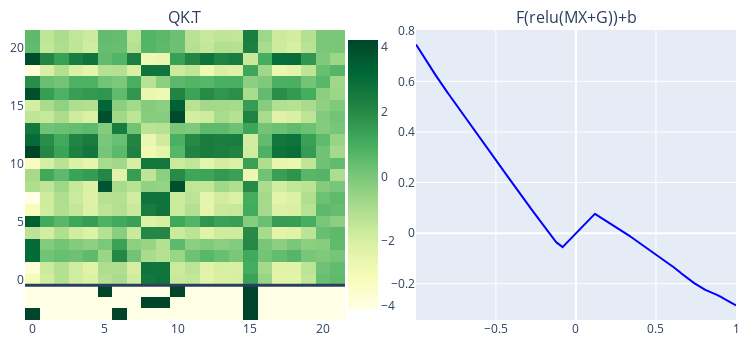
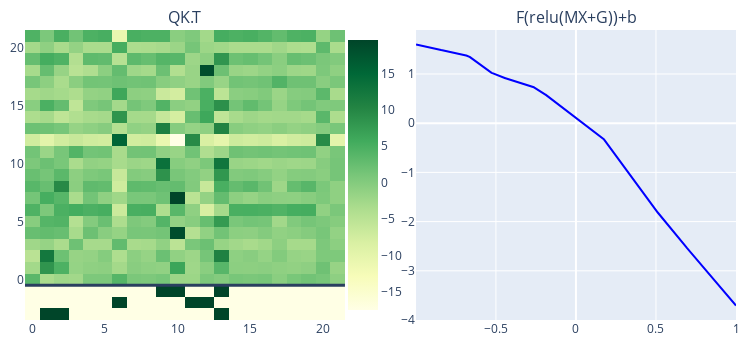
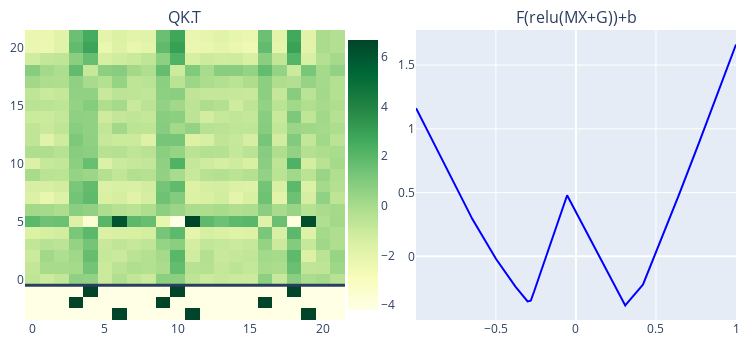
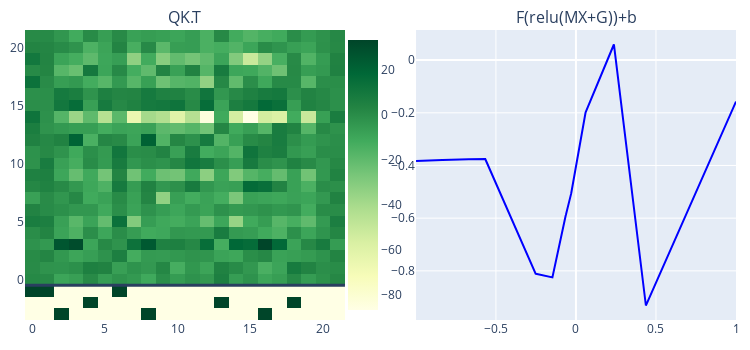

The notebook cell saved with these charts, in order:
### Code cell
import plotly.express as px
import plotly.subplots as sp
import plotly.graph_objects as go
import pandas as pd

# l = ["HYPERPARAM_TESTS_MECHINTERP2/degree-3/width-3/func-1/",
# "HYPERPARAM_TESTS_MECHINTERP2/degree-3/width-5/func-2/",
# "HYPERPARAM_TESTS_MECHINTERP2/degree-3/width-4/func-1/"]

folder = "MINTERP"


for root, dirs, files in os.walk(f"{folder}"):
    if not files: continue
    epochs = [x for x in files if "epoch-" in x]
    if not epochs: continue
    new_epochs = []
    for epoch in epochs:
        try:
            model.load_state_dict(torch.load(f"{root}/{epoch}", map_location=device))
            new_epochs.append(epoch)
        except Exception as e:
            print(e)
            continue

    epochs = new_epochs
    if not epochs: continue
    epochs.sort(key=lambda x: int(re.search(r"epoch-(\d+).pt$", x).group(1)))

    # Load coeffs and combs
    pattern = rf"{folder}/degree-(\d+)/width-(\d+)/func-(\d+)"
    comb_path = rf"{folder}/combs_func\3_deg\1_width\2.pt"
    coeff_path = rf"{folder}/coefs_func\3_deg\1_width\2.pt"

    combs_path = re.sub(pattern, comb_path, root)
    coeff_path = re.sub(pattern, coeff_path, root)

    combs = torch.load(combs_path, map_location=device)
    coeffs = torch.load(coeff_path, map_location=device)
    

    # Create string representation of the coefficients
    s = ""
    for (i, c) in enumerate(coeffs):
        s += f"{c:.3F}({combs[i].tolist()})+"

    # Take final epoch
    epochs = [epochs[-1]]

 
    with torch.no_grad():
        for (i, epoch) in enumerate(epochs):
            # Load model
            ckpt_point = f"{root}/{epoch}"
            print(s[:-1])

            print(ckpt_point)
            model.load_state_dict(torch.load(ckpt_point, map_location=device))
            model.eval()

            in_proj = model.transformer.attn.in_proj_weight.detach().T
            lin1 = model.transformer.linear[0].weight.detach()
            lin1b = model.transformer.linear[0].bias.detach()
            lin2 = model.transformer.linear[2].weight.detach()
            lin2b = model.transformer.linear[2].bias.detach()
            out_proj = model.output_proj.detach()
            embed_dim = dim + N 
            w_q, w_k, w_v = in_proj[:, :embed_dim], in_proj[:, embed_dim:2*embed_dim], in_proj[:, 2*embed_dim:].T
            w_qk = w_q @ w_k.T
            # Use the indices in combs to set the values in actual_combs to one
            actual_combs = torch.ones(combs.shape[0], N+2)*torch.min(w_qk)
            for j in range(combs.shape[0]):
                actual_combs[j, combs[j]] = torch.max(w_qk)



            # Vector containing all multiples of 1/D_f
            D_f = 1/1000
            inputs = torch.tensor([D_f * i - 1 for i in range(1, 2*int(1/D_f)+1)]).unsqueeze(1).to(device)
            print(inputs.shape)
            
            # Create inputs ranging several orders of magnitude
            # inputs = torch.exp(torch.tensor([(D_f * i - 2) for i in range(1, 4*int(1/D_f)+1)]).unsqueeze(1).to(device))-3


            outputs0 = model.transformer.linear[0](inputs)
            outputs1 = model.transformer.linear[1](outputs0)
            output1 = outputs1[outputs1.sum(dim=1) != 0]
            outputs2 = model.transformer.linear[2](outputs1)



            fig = sp.make_subplots(rows=len(epochs), cols=2, subplot_titles=("QK.T","F(relu(MX+G))+b"), shared_yaxes=False, horizontal_spacing=0.10)
            colorscale = "PiYG"
            color = px.colors.sequential.Cividis_r
            fig.add_trace(go.Heatmap(z=torch.concat((actual_combs, w_qk), axis=0), y=list(range(-actual_combs.shape[0], w_qk.shape[0])), coloraxis='coloraxis2', showscale=True), row=i+1, col=1)
            # fig.add_trace(go.Heatmap(z=outputs0, coloraxis='coloraxis2'), row=i+1, col=2)
            # fig.add_trace(go.Heatmap(z=outputs1, coloraxis='coloraxis3'), row=i+1, col=3)
            # Plot output2 as a line
            fig.add_trace(
                go.Scatter(x=inputs.squeeze().numpy(), y=outputs2.squeeze().tolist(), mode='lines', line=dict(color='blue')), 
                row=i+1, col=2
            )
            fig.add_hline(y=-0.5, row=i+1, col=1, line_width=3)

            # fig.add_trace(go.Heatmap(z=actual_combs, coloraxis='coloraxis1', showscale=False), row=i+1, col=1)
  
    fig.update_layout(
        coloraxis1=dict(colorscale="ylgn", showscale=False),
        coloraxis2=dict(colorscale="ylgn", colorbar=dict(x=0.44)),
        # coloraxis3=dict(colorscale="ylgn", colorbar=dict(x=0.73)),
        # coloraxis4=dict(colorscale="ylgn", colorbar=dict(x=1)),
        height=350, width=750,
        margin=dict(l=10, r=10, t=30, b=30)
    )

    fig.show()

### Figure 1 — Plotly figure (JSON) as saved in the notebook; plotly's stock layout.template omitted (floating-point values rounded to 4 significant figures; data arrays with more than 128 entries replaced by an {"elided": "..."} marker saying what was removed)
{"data": [{"coloraxis": "coloraxis2", "showscale": true, "type": "heatmap", "xaxis": "x", "y": [-3, -2, -1, 0, 1, 2, 3, 4, 5, 6, 7, 8, 9, 10, 11, 12, 13, 14, 15, 16, 17, 18, 19, 20, 21], "yaxis": "y", "z": {"elided": "25x22 float values"}}, {"line": {"color": "blue"}, "mode": "lines", "type": "scatter", "x": {"elided": "2000 float values"}, "xaxis": "x2", "y": {"elided": "2000 float values"}, "yaxis": "y2"}], "layout": {"annotations": [{"font": {"size": 16}, "showarrow": false, "text": "QK.T", "x": 0.225, "xanchor": "center", "xref": "paper", "y": 1, "yanchor": "bottom", "yref": "paper"}, {"font": {"size": 16}, "showarrow": false, "text": "F(relu(MX+G))+b", "x": 0.775, "xanchor": "center", "xref": "paper", "y": 1, "yanchor": "bottom", "yref": "paper"}], "coloraxis": {"colorscale": [[0, "rgb(255,255,229)"], [0.125, "rgb(247,252,185)"], [0.25, "rgb(217,240,163)"], [0.375, "rgb(173,221,142)"], [0.5, "rgb(120,198,121)"], [0.625, "rgb(65,171,93)"], [0.75, "rgb(35,132,67)"], [0.875, "rgb(0,104,55)"], [1, "rgb(0,69,41)"]], "showscale": false}, "coloraxis2": {"colorbar": {"x": 0.44}, "colorscale": [[0, "rgb(255,255,229)"], [0.125, "rgb(247,252,185)"], [0.25, "rgb(217,240,163)"], [0.375, "rgb(173,221,142)"], [0.5, "rgb(120,198,121)"], [0.625, "rgb(65,171,93)"], [0.75, "rgb(35,132,67)"], [0.875, "rgb(0,104,55)"], [1, "rgb(0,69,41)"]]}, "height": 350, "margin": {"b": 30, "l": 10, "r": 10, "t": 30}, "shapes": [{"line": {"width": 3}, "type": "line", "x0": 0, "x1": 1, "xref": "x domain", "y0": -0.5, "y1": -0.5, "yref": "y"}], "width": 750, "xaxis": {"anchor": "y", "domain": [0, 0.45]}, "xaxis2": {"anchor": "y2", "domain": [0.55, 1]}, "yaxis": {"anchor": "x", "domain": [0, 1]}, "yaxis2": {"anchor": "x2", "domain": [0, 1]}}}

### Figure 2 — Plotly figure (JSON) as saved in the notebook; plotly's stock layout.template omitted (floating-point values rounded to 4 significant figures; data arrays with more than 128 entries replaced by an {"elided": "..."} marker saying what was removed)
{"data": [{"coloraxis": "coloraxis2", "showscale": true, "type": "heatmap", "xaxis": "x", "y": [-3, -2, -1, 0, 1, 2, 3, 4, 5, 6, 7, 8, 9, 10, 11, 12, 13, 14, 15, 16, 17, 18, 19, 20, 21], "yaxis": "y", "z": {"elided": "25x22 float values"}}, {"line": {"color": "blue"}, "mode": "lines", "type": "scatter", "x": {"elided": "2000 float values"}, "xaxis": "x2", "y": {"elided": "2000 float values"}, "yaxis": "y2"}], "layout": {"annotations": [{"font": {"size": 16}, "showarrow": false, "text": "QK.T", "x": 0.225, "xanchor": "center", "xref": "paper", "y": 1, "yanchor": "bottom", "yref": "paper"}, {"font": {"size": 16}, "showarrow": false, "text": "F(relu(MX+G))+b", "x": 0.775, "xanchor": "center", "xref": "paper", "y": 1, "yanchor": "bottom", "yref": "paper"}], "coloraxis": {"colorscale": [[0, "rgb(255,255,229)"], [0.125, "rgb(247,252,185)"], [0.25, "rgb(217,240,163)"], [0.375, "rgb(173,221,142)"], [0.5, "rgb(120,198,121)"], [0.625, "rgb(65,171,93)"], [0.75, "rgb(35,132,67)"], [0.875, "rgb(0,104,55)"], [1, "rgb(0,69,41)"]], "showscale": false}, "coloraxis2": {"colorbar": {"x": 0.44}, "colorscale": [[0, "rgb(255,255,229)"], [0.125, "rgb(247,252,185)"], [0.25, "rgb(217,240,163)"], [0.375, "rgb(173,221,142)"], [0.5, "rgb(120,198,121)"], [0.625, "rgb(65,171,93)"], [0.75, "rgb(35,132,67)"], [0.875, "rgb(0,104,55)"], [1, "rgb(0,69,41)"]]}, "height": 350, "margin": {"b": 30, "l": 10, "r": 10, "t": 30}, "shapes": [{"line": {"width": 3}, "type": "line", "x0": 0, "x1": 1, "xref": "x domain", "y0": -0.5, "y1": -0.5, "yref": "y"}], "width": 750, "xaxis": {"anchor": "y", "domain": [0, 0.45]}, "xaxis2": {"anchor": "y2", "domain": [0.55, 1]}, "yaxis": {"anchor": "x", "domain": [0, 1]}, "yaxis2": {"anchor": "x2", "domain": [0, 1]}}}

### Figure 3 — Plotly figure (JSON) as saved in the notebook; plotly's stock layout.template omitted (floating-point values rounded to 4 significant figures; data arrays with more than 128 entries replaced by an {"elided": "..."} marker saying what was removed)
{"data": [{"coloraxis": "coloraxis2", "showscale": true, "type": "heatmap", "xaxis": "x", "y": [-3, -2, -1, 0, 1, 2, 3, 4, 5, 6, 7, 8, 9, 10, 11, 12, 13, 14, 15, 16, 17, 18, 19, 20, 21], "yaxis": "y", "z": {"elided": "25x22 float values"}}, {"line": {"color": "blue"}, "mode": "lines", "type": "scatter", "x": {"elided": "2000 float values"}, "xaxis": "x2", "y": {"elided": "2000 float values"}, "yaxis": "y2"}], "layout": {"annotations": [{"font": {"size": 16}, "showarrow": false, "text": "QK.T", "x": 0.225, "xanchor": "center", "xref": "paper", "y": 1, "yanchor": "bottom", "yref": "paper"}, {"font": {"size": 16}, "showarrow": false, "text": "F(relu(MX+G))+b", "x": 0.775, "xanchor": "center", "xref": "paper", "y": 1, "yanchor": "bottom", "yref": "paper"}], "coloraxis": {"colorscale": [[0, "rgb(255,255,229)"], [0.125, "rgb(247,252,185)"], [0.25, "rgb(217,240,163)"], [0.375, "rgb(173,221,142)"], [0.5, "rgb(120,198,121)"], [0.625, "rgb(65,171,93)"], [0.75, "rgb(35,132,67)"], [0.875, "rgb(0,104,55)"], [1, "rgb(0,69,41)"]], "showscale": false}, "coloraxis2": {"colorbar": {"x": 0.44}, "colorscale": [[0, "rgb(255,255,229)"], [0.125, "rgb(247,252,185)"], [0.25, "rgb(217,240,163)"], [0.375, "rgb(173,221,142)"], [0.5, "rgb(120,198,121)"], [0.625, "rgb(65,171,93)"], [0.75, "rgb(35,132,67)"], [0.875, "rgb(0,104,55)"], [1, "rgb(0,69,41)"]]}, "height": 350, "margin": {"b": 30, "l": 10, "r": 10, "t": 30}, "shapes": [{"line": {"width": 3}, "type": "line", "x0": 0, "x1": 1, "xref": "x domain", "y0": -0.5, "y1": -0.5, "yref": "y"}], "width": 750, "xaxis": {"anchor": "y", "domain": [0, 0.45]}, "xaxis2": {"anchor": "y2", "domain": [0.55, 1]}, "yaxis": {"anchor": "x", "domain": [0, 1]}, "yaxis2": {"anchor": "x2", "domain": [0, 1]}}}

### Figure 4 — Plotly figure (JSON) as saved in the notebook; plotly's stock layout.template omitted (floating-point values rounded to 4 significant figures; data arrays with more than 128 entries replaced by an {"elided": "..."} marker saying what was removed)
{"data": [{"coloraxis": "coloraxis2", "showscale": true, "type": "heatmap", "xaxis": "x", "y": [-3, -2, -1, 0, 1, 2, 3, 4, 5, 6, 7, 8, 9, 10, 11, 12, 13, 14, 15, 16, 17, 18, 19, 20, 21], "yaxis": "y", "z": {"elided": "25x22 float values"}}, {"line": {"color": "blue"}, "mode": "lines", "type": "scatter", "x": {"elided": "2000 float values"}, "xaxis": "x2", "y": {"elided": "2000 float values"}, "yaxis": "y2"}], "layout": {"annotations": [{"font": {"size": 16}, "showarrow": false, "text": "QK.T", "x": 0.225, "xanchor": "center", "xref": "paper", "y": 1, "yanchor": "bottom", "yref": "paper"}, {"font": {"size": 16}, "showarrow": false, "text": "F(relu(MX+G))+b", "x": 0.775, "xanchor": "center", "xref": "paper", "y": 1, "yanchor": "bottom", "yref": "paper"}], "coloraxis": {"colorscale": [[0, "rgb(255,255,229)"], [0.125, "rgb(247,252,185)"], [0.25, "rgb(217,240,163)"], [0.375, "rgb(173,221,142)"], [0.5, "rgb(120,198,121)"], [0.625, "rgb(65,171,93)"], [0.75, "rgb(35,132,67)"], [0.875, "rgb(0,104,55)"], [1, "rgb(0,69,41)"]], "showscale": false}, "coloraxis2": {"colorbar": {"x": 0.44}, "colorscale": [[0, "rgb(255,255,229)"], [0.125, "rgb(247,252,185)"], [0.25, "rgb(217,240,163)"], [0.375, "rgb(173,221,142)"], [0.5, "rgb(120,198,121)"], [0.625, "rgb(65,171,93)"], [0.75, "rgb(35,132,67)"], [0.875, "rgb(0,104,55)"], [1, "rgb(0,69,41)"]]}, "height": 350, "margin": {"b": 30, "l": 10, "r": 10, "t": 30}, "shapes": [{"line": {"width": 3}, "type": "line", "x0": 0, "x1": 1, "xref": "x domain", "y0": -0.5, "y1": -0.5, "yref": "y"}], "width": 750, "xaxis": {"anchor": "y", "domain": [0, 0.45]}, "xaxis2": {"anchor": "y2", "domain": [0.55, 1]}, "yaxis": {"anchor": "x", "domain": [0, 1]}, "yaxis2": {"anchor": "x2", "domain": [0, 1]}}}
